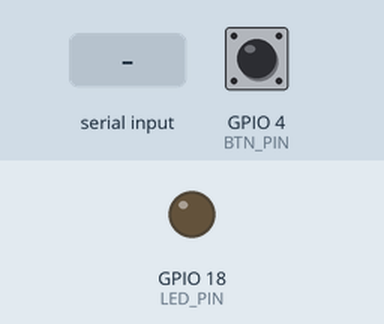
A program run on a simulated ESP32-S3. Parts: output pins drawn as LEDs (lit = HIGH). The inputs (shaded band) are chosen by the test bench; at power-on: GPIO 4 (BTN_PIN) HIGH. What the program prints to the serial monitor is not drawn.

Above: at 1.2 s.
1.3 s: GPIO 4 (BTN_PIN) pulled LOW for 0.15 s
2.9 s: "2" received over Serial
4.4 s: GPIO 4 (BTN_PIN) pulled LOW for 1 s
At 5.4 s:
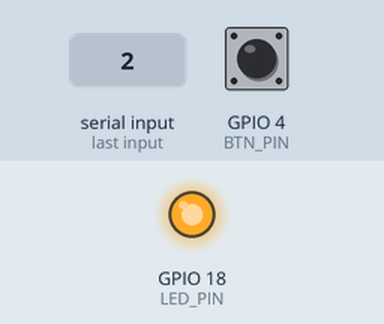
6.9 s: GPIO 4 (BTN_PIN) pulled LOW for 3.2 s
At 7.3 s:
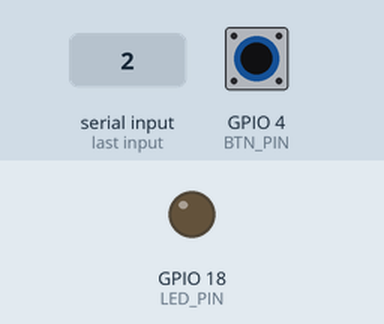
11.6 s: "3" received over Serial
13.1 s: "4" received over Serial
Timing chart, 0 to 15.6 s (numbered marks = the images above; inputs shaded):
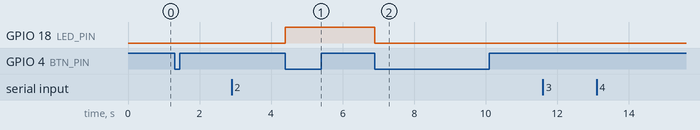

The program:

main.cpp
```cpp
// Модуль 2.4: брязкіт контактів кнопки, 4 програмні способи + RC-фільтр
// Кнопка: GPIO4 -> кнопка -> GND. LED на GPIO18 перемикається на кожне прийняте натискання.
// RC-варіант: 10 кОм з 3V3 на GPIO4, 100 нФ з GPIO4 на GND, 100 Ом між кнопкою і GND.
//
// Спосіб вибирається клавішею в моніторі порту:
//   1 без захисту · 2 time-based (50 мс, поза ISR) · 3 state-based · 4 polling (5 мс, машина станів)
//   u внутрішня/зовнішня підтяжка · r обнулити лічильники · ? підказка
#include <Arduino.h>

namespace {
    // ── 1. Конфігурація ──────────────────────────────────────────────────────────
    struct Config {
        static constexpr uint8_t BTN_PIN = 4; // кнопка між піном і GND
        static constexpr uint8_t LED_PIN = 18; // індикатор прийнятого натискання

        static constexpr uint32_t DEBOUNCE_MS = 50; // спосіб 2: вікно тиші
        static constexpr uint32_t POLL_MS = 5; // спосіб 4: як часто читати пін
        static constexpr uint8_t STABLE_READS = 4; // спосіб 4: 4 × 5 мс = 20 мс однакового рівня

        static constexpr uint32_t SERIAL_BAUD = 115200;
    };

    enum class Method : uint8_t { Raw = 1, Time = 2, State = 3, Poll = 4 };

    const char *toText(const Method m) {
        switch (m) {
            case Method::Raw: return "1 без захисту";
            case Method::Time: return "2 time-based";
            case Method::State: return "3 state-based";
            case Method::Poll: return "4 polling";
        }

        return "?";
    }

    // ── 2. Те, що пише ISR ─────────────────────────────────
    volatile uint32_t isrEdges = 0; // скільки FALLING побачило залізо загалом
    volatile bool edgePending = false; // «був фронт, loop() ще не забрав»
    volatile uint32_t firstEdgeUs = 0; // мить ПЕРШОГО фронту ще не забраної події

    // ISR: лише лічильник, прапорець і час. Жодного Serial, delay, логіки.
    void IRAM_ATTR onFalling() {
        if (!edgePending) // час фіксуємо лише для першого фронту пачки
            firstEdgeUs = micros();

        edgePending = true;

        ++isrEdges;
    }

    // Забрати подію неподільно (критична секція).
    struct Edge {
        bool pending;
        uint32_t firstUs;
    };

    Edge takeEdge() {
        Edge e{
            .pending = false,
            .firstUs = 0
        };

        noInterrupts();

        if (edgePending) {
            e = {
                .pending = true,
                .firstUs = firstEdgeUs
            };
            edgePending = false;
        }

        interrupts();

        return e;
    }

    uint32_t readIsrEdges() {
        noInterrupts();

        const uint32_t n = isrEdges;

        interrupts();

        return n;
    }

    // ── 3. Стан програми ─────────────────────────────────────────────────────────
    auto method = Method::Raw;
    bool internalPullup = true;
    uint32_t accepted = 0; // скільки натискань прийняв поточний спосіб
    bool ledOn = false;

    bool buttonDown() {
        return digitalRead(Config::BTN_PIN) == LOW;
    } // INPUT_PULLUP: натиснута = 0

    // Спільне «прийняли натискання»: лічильник, LED, рядок у лог.
    void accept(const uint32_t latencyUs) {
        ++accepted;
        ledOn = !ledOn;
        digitalWrite(Config::LED_PIN, ledOn ? HIGH : LOW);

        Serial.printf(
            "[%s] натискань: %lu · фронтів ISR усього: %lu · затримка %lu мкс\n", toText(method),
            static_cast<unsigned long>(accepted), static_cast<unsigned long>(readIsrEdges()),
            static_cast<unsigned long>(latencyUs)
        );
    }

    void resetCounters() {
        noInterrupts();

        isrEdges = 0;
        edgePending = false;

        interrupts();

        accepted = 0;
    }

    void applyInput() {
        pinMode(Config::BTN_PIN, internalPullup ? INPUT_PULLUP : INPUT);
    }

    void setMethod(const Method m) {
        method = m;
        // Спосіб 4 працює без переривань — тоді від'єднуємо ISR повністю.
        if (m == Method::Poll)
            detachInterrupt(digitalPinToInterrupt(Config::BTN_PIN));
        else
            attachInterrupt(digitalPinToInterrupt(Config::BTN_PIN), onFalling, FALLING);

        resetCounters();

        Serial.printf(
            "── спосіб %s · підтяжка %s · лічильники обнулено ──\n", toText(method),
            internalPullup ? "внутрішня" : "зовнішня (INPUT)"
        );
    }

    void printHelp() {
        Serial.println("1 без захисту · 2 time · 3 state · 4 polling · u підтяжка · r обнулити · ? підказка");
    }

    // ── 4. Способи 2, 3, 4 (спосіб 1 — це сам лічильник ISR) ────────────────────
    void runTime(const uint32_t now) {
        static uint32_t lastAccepted = 0;

        const Edge e = takeEdge();
        if (e.pending && now - lastAccepted >= Config::DEBOUNCE_MS) {
            lastAccepted = now;
            accept(micros() - e.firstUs);
        }
    }

    void runState() {
        static bool counted = false; // це натискання вже зараховане?

        const bool down = buttonDown();
        if (!down)
            counted = false; // відпустили → чекаємо нового натискання

        const Edge e = takeEdge();
        if (e.pending && down && !counted) {
            counted = true;
            accept(micros() - e.firstUs);
        }
    }

    // Машина станів: рівень мусить протриматись STABLE_READS читань поспіль.
    enum class PollState : uint8_t { Released, MaybePressed, Pressed, MaybeReleased };

    void runPoll(const uint32_t now) {
        static uint32_t lastRead = 0;
        static auto st = PollState::Released;
        static uint8_t same = 0;
        static uint32_t firstLowUs = 0;

        if (now - lastRead < Config::POLL_MS)
            return;

        lastRead = now;

        const bool down = buttonDown();
        switch (st) {
            case PollState::Released:
                if (down) {
                    st = PollState::MaybePressed;
                    same = 1;
                    firstLowUs = micros();
                }

                break;
            case PollState::MaybePressed:
                if (!down) {
                    st = PollState::Released; // це був відскок
                } else if (++same >= Config::STABLE_READS) {
                    st = PollState::Pressed;
                    accept(micros() - firstLowUs);
                }

                break;
            case PollState::Pressed:
                if (!down) {
                    st = PollState::MaybeReleased;
                    same = 1;
                }

                break;
            case PollState::MaybeReleased:
                if (down) {
                    st = PollState::Pressed; // відскок відпускання
                } else if (++same >= Config::STABLE_READS) {
                    st = PollState::Released;
                }

                break;
        }
    }

    void handleKeys() {
        if (!Serial.available())
            return;

        switch (Serial.read()) {
            case '1':
                setMethod(Method::Raw);

                break;
            case '2':
                setMethod(Method::Time);

                break;
            case '3':
                setMethod(Method::State);

                break;
            case '4':
                setMethod(Method::Poll);

                break;
            case 'u':
                internalPullup = !internalPullup;

                applyInput();
                setMethod(method);

                break;
            case 'r':
                resetCounters();

                Serial.println("── лічильники обнулено ──");

                break;
            case '?':
                printHelp();

                break;
            default:
                break; // Enter, пробіли тощо — ігноруємо
        }
    }
} // namespace

void setup() {
    Serial.begin(Config::SERIAL_BAUD);

    pinMode(Config::LED_PIN, OUTPUT);
    digitalWrite(Config::LED_PIN, LOW);

    applyInput();

    setMethod(Method::Raw); // переривання підключається тут, останнім

    printHelp();
}

void loop() {
    const uint32_t now = millis();

    handleKeys();

    switch (method) {
        case Method::Raw: {
            // Без захисту: кожен фронт = натискання. Друкуємо, коли лічильник змінився.
            static uint32_t shown = 0;

            takeEdge(); // прапорець тут не потрібен — лише скидаємо

            const uint32_t edges = readIsrEdges();

            if (edges != shown) {
                shown = edges;
                accepted = edges;
                Serial.printf(
                    "[%s] натискань (= фронтів): %lu\n", toText(method), static_cast<unsigned long>(edges)
                );
            }

            break;
        }
        case Method::Time:
            runTime(now);

            break;
        case Method::State:
            runState();

            break;
        case Method::Poll:
            runPoll(now);

            break;
    }
}
```

Measured:
- after the input at 1.3 s, every drawn part: stays the same
- after the input at 2.9 s, every drawn part: stays the same
- after the input at 4.4 s, GPIO 18 (LED_PIN): LOW → HIGH at once
- after the input at 6.9 s, GPIO 18 (LED_PIN): HIGH → LOW at once
- after the input at 11.6 s, every drawn part: stays the same
- after the input at 13.1 s, every drawn part: stays the same
